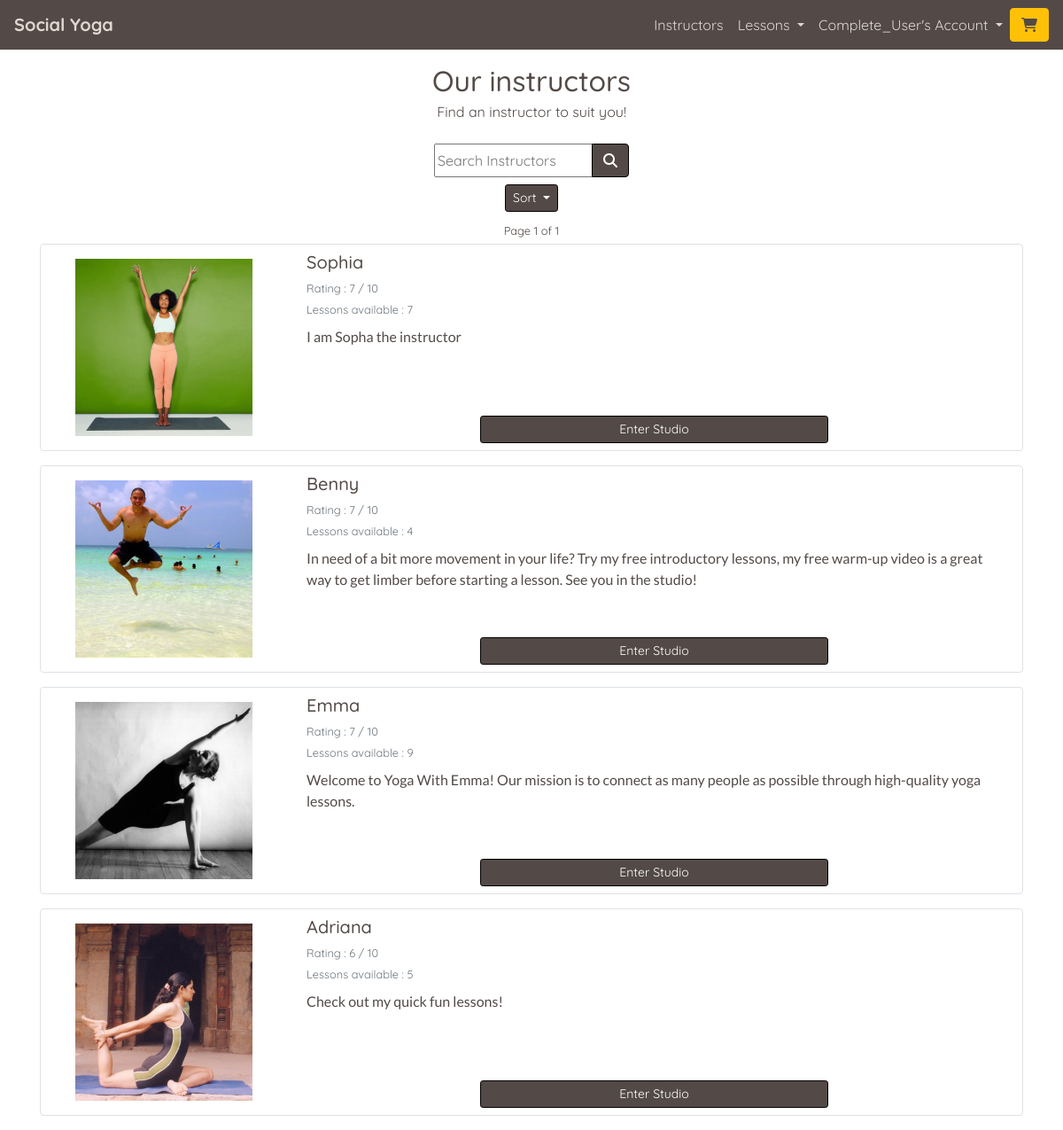
The page /profiles/instructors/ (signed in) on the database its author committed.
### profiles/models.py (models this page shows, shortened)
class UserProfile(models.Model):
    user = models.OneToOneField(User, on_delete=models.CASCADE)
    first_name = models.CharField(max_length=50, null=False, blank=False)
    last_name = models.CharField(max_length=50, null=False, blank=False)
    is_instructor = models.BooleanField(default=False)
    requested_instructor_status = models.BooleanField(default=False)
    card_description = models.TextField(max_length=256, blank=True, default='')
    profile_description = models.TextField(max_length=650,
                                           blank=True,
                                           default='')
    image = ResizedImageField(size=[600, 600],
                              quality=75,
                              crop=['middle', 'center'],
                              force_format='JPEG',
                              null=True,
                              blank=True,
                              upload_to='profile_images/')
    rating = models.DecimalField(max_digits=5,
                                 decimal_places=0,
                                 null=True,
                                 blank=True)
    lesson_count = models.IntegerField(default=0, editable=False)
    def __str__(self):
        return self.user.username

### profiles/views.py (the view, shortened to what this page needs)
# urls.py: path('instructors/', views.instructors, name='instructors'),
def instructors(request):
    valid_sort_values = ['user__username', 'rating', 'lesson_count']
    sort_by = 'rating'
    sort_direction = 'desc'
    current_query = ''
    page_number = 1  # Default page number
    instructors_on_page = 5  # No of lessons on a page at once
    instructor_list = UserProfile.objects.filter(is_instructor=True,
                                                 lesson_count__gt=0)
    if request.method == 'POST':
        return redirect('instructors')
    if sort_direction == 'desc':
        instructor_list = instructor_list.order_by(F(
                           sort_by).desc(nulls_last=True))
    else:
        instructor_list = instructor_list.order_by(F(
                           sort_by).asc(nulls_last=True))
    template = 'profiles/instructors.html'
    p = Paginator(instructor_list, instructors_on_page)
    try:
        page_object = p.page(page_number)
    except EmptyPage:
        messages.error(request, "Page does not exist, returning to page 1")
        page_object = p.page(1)
    context = {
        'instructor_list': page_object,
        'sort_direction': sort_direction,
        'sort_by': sort_by,
        'current_query': current_query,
    }
    return render(request, template, context)

### home/contexts.py (called while the page is built)
def purchased_lessons(request):
    profile = get_profile_or_none(request)
    purchased = None
    purchased_lesson_ids = []
    if profile:
        purchased = OrderLineItem.objects.filter(profile=profile)
        if purchased:
            for item in purchased:
                purchased_lesson_ids.append(item.lesson.lesson_id)
    context = {
        'purchased_lessons': purchased,
        'purchased_lesson_ids': purchased_lesson_ids,
    }
    return context

### yoga/utils.py (called while the page is built)
def get_profile_or_none(request):
    try:
        return UserProfile.objects.get(user=request.user)
    except Exception:
        return None

### profiles/templates/profiles/instructors.html (shortened to what this page needs)
{% extends "base.html" %}
{% load static %}
{% block page_header %}
<div class="container header-container">
    <div class="row">
        <div class="col">
            <h1 class="text-center title-text mt-3 mb-1">Our instructors</h1>
            <p class="text-center mb-3">Find an instructor to suit you!</p>
        </div>
    </div>
</div>
{% endblock %}
{% block content %}
<main class="container page-contents">
    <div class="row">
        <div class="col-12">
            {% include 'profiles/includes/instructor_sorting.html' %}
            <p class="text-center mb-1">
            <strong>
                <small>
                    {% if instructor_list %}Page {{ instructor_list.number }} of {{ instructor_list.paginator.num_pages }}{% endif %}
                </small>
            </strong>
            </p>
            {% for instructor in instructor_list %}
                <div class="card mb-3 border custom-border">
                    <div class="row mx-auto w-100">
                        <div class="col-md-3 my-auto">
                        {% if instructor.image %}
                            <div class="my-3 d-flex justify-content-center">
                                <img src="{{ instructor.image.url }}" class="instructor-card-image profile-image img-fluid" alt="{{ instructor.first_name }}">
                            </div>
                        {% endif %}
                        </div>
                        <div class="col-md-9">
                            <div class="card-body h-100 d-flex flex-column p-2">
                                <h5 class="card-title mb-1"><a href="{% url 'lessons' %}?instructor={{ instructor.id }}" class="style-link">{{ instructor }}</a></h5>
                                <p class="text-muted mb-0"><small>Rating : {{ instructor.rating }}{% if instructor.rating %} / 10{% endif %}</small></p>
                                <p class="text-muted mb-2"><small>Lessons available : {{ instructor.lesson_count }}</small></p>
                                <p class="card-text alt-font">{{ instructor.card_description }}</p>
                                <p class="card-text mt-auto d-flex justify-content-center">
                                    <a class="btn btn-custom-darken btn-sm w-50" href="{% url 'lessons' %}?instructor={{ instructor.id }}" role="button">
                                        Enter Studio
                                    </a>
                                </p>
                            </div>
                        </div>
                    </div>
                </div>
            {% endfor %}
        </div>
    </div>
</main>
{% endblock %}

### templates/base.html (shortened to what this page needs)
{% load static %}
<!doctype html>
<html lang="en">
  <head>
    {% block corecss %}
      <link rel="stylesheet" href="https://cdn.jsdelivr.net/npm/bootstrap@4.5.3/dist/css/bootstrap.min.css">
      <link rel="stylesheet" href="{% static 'css/base.css' %}" >
    {% endblock %}
</head>
<body>
    <header class="container-fluid fixed-top-desktop-only p-0">
        <nav class="navbar navbar-expand-lg navbar-custom">
            <a class="navbar-brand" href="{% url 'home' %}"><strong>Social Yoga</strong></a>
            {% if user.is_authenticated %}
            <div class="order-0 order-lg-1 ml-auto">
                <a class="btn btn-warning" href="{% url 'view_basket' %}" id="navbar-basket" role="button">
                    <span class="icon">
                        <i class="fas {% if product_count > 0 %}fa-cart-plus{% else %}fa-shopping-cart{% endif %} colour-primary" id="nav-cart-icon"></i>
                    </span>
                </a>
            </div>
            {% endif %}
            <div class="collapse navbar-collapse" id="navbarNav">
                <ul class="navbar-nav ml-auto mb-2 mb-lg-0">
                    <li class="nav-item">
                        <a class="nav-link active" aria-current="page" href="{% url 'instructors' %}">Instructors</a>
                    </li>
                    {% if user.is_authenticated %}
                    <li class="nav-item">
                        <div class="nav-link dropdown">
                            <a class="dropdown-toggle nav-link-format" href="#" role="button" id="lessonsDropdownMenuLink" data-toggle="dropdown" aria-haspopup="true" aria-expanded="false">
                                Lessons
                            </a>
                        </div>
                    </li>
                    {% endif %}
                    <li class="nav-item">
                        <div class="nav-link dropdown">
                            <a class="dropdown-toggle nav-link-format" href="#" role="button" id="accountDropdownMenuLink" data-toggle="dropdown" aria-haspopup="true" aria-expanded="false">
                                {% if user.is_authenticated %}{{ user|title }}'s{% else %}My{% endif %} Account
                            </a>
                        </div>
                    </li>
                </ul>
            </div>
        </nav>
    </header>
        {% block page_header %}
        {% endblock %}
        {% block content %}
        {% endblock %}
</body>
</html>

### static/css/base.css (style rules this page uses)
html { height: 100%; }
body { background: url('/static/images/backgrounds/background-image.jpg') no-repeat center center fixed; background-size: cover; background-position: 75% 40px; height: calc(100vh - 63px); color: #534a47; font-family: 'Quicksand'; font-size: 16px; }
.title-text { font-size: 1.5rem; }
.header-container { margin-top: 0px; }
.custom-border { border: solid 1px #534a47; border-radius: .25rem; }
.alt-font { font-family: 'Lato'; }
.btn-custom-darken { background: #534a47; color: #fff !important; border: 1px solid black; }
.style-link { color: #534a47; }
.navbar-custom { background-color: #534a47; }
.navbar-custom a { color: #e0d8d0; }
.colour-primary { color: #534a47 !important; }
.nav-link-format { text-decoration: none; }
.profile-image { max-width: 120px; border-radius: 50%; }
@media (min-width: 768px) { .title-text, .index-main-text { font-size: 2rem; } }
@media (min-width: 768px) { .profile-image { width: 100%; max-width: 200px; border-radius: 0%; overflow: hidden; } }
@media (min-width: 1200px) { body { background-position: 0 35px; } }
@media (min-width: 1200px) { .header-container { margin-top: 56px; } }
@media (min-width: 1200px) { .fixed-top-desktop-only { position: fixed; top: 0; right: 0; left: 0; z-index: 1049; } }

### rows shown on the page
UserProfile: image (picture), user.username "Sophia", rating "7", shows "/ 10", lesson_count "7", card_description "I am Sopha the instructor"
UserProfile: image (picture), user.username "Benny", rating "7", shows "/ 10", lesson_count "4", card_description "In need of a bit more movement in your life? Try my free introductory lessons, my free warm-up video is a great way to get limber before starting a lesson. See you in the studio!"
UserProfile: image (picture), user.username "Emma", rating "7", shows "/ 10", lesson_count "9", card_description "Welcome to Yoga With Emma! Our mission is to connect as many people as possible through high-quality yoga lessons."
UserProfile: image (picture), user.username "Adriana", rating "6", shows "/ 10", lesson_count "5", card_description "Check out my quick fun lessons!"

### other values the page prints
{{ user|title }} "Complete_User"
{{ instructor_list.number }} "1"
{{ instructor_list.paginator.num_pages }} "1"
